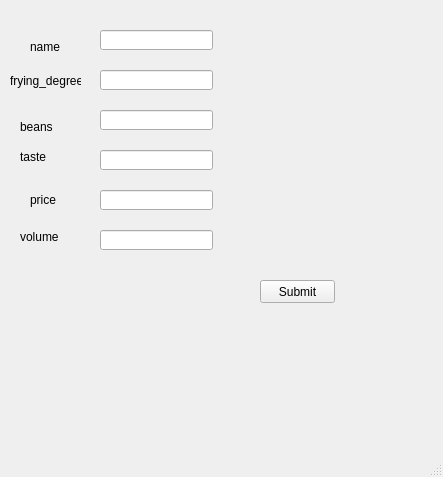
<?xml version="1.0" encoding="UTF-8"?>
<ui version="4.0">
 <class>MainWindow</class>
 <widget class="QMainWindow" name="MainWindow">
  <property name="geometry">
   <rect>
    <x>0</x>
    <y>0</y>
    <width>443</width>
    <height>477</height>
   </rect>
  </property>
  <property name="windowTitle">
   <string>MainWindow</string>
  </property>
  <widget class="QWidget" name="centralwidget">
   <widget class="QLineEdit" name="lineEdit">
    <property name="geometry">
     <rect>
      <x>100</x>
      <y>30</y>
      <width>113</width>
      <height>20</height>
     </rect>
    </property>
   </widget>
   <widget class="QLineEdit" name="lineEdit_2">
    <property name="geometry">
     <rect>
      <x>100</x>
      <y>70</y>
      <width>113</width>
      <height>20</height>
     </rect>
    </property>
   </widget>
   <widget class="QLineEdit" name="lineEdit_3">
    <property name="geometry">
     <rect>
      <x>100</x>
      <y>110</y>
      <width>113</width>
      <height>20</height>
     </rect>
    </property>
   </widget>
   <widget class="QLineEdit" name="lineEdit_4">
    <property name="geometry">
     <rect>
      <x>100</x>
      <y>150</y>
      <width>113</width>
      <height>20</height>
     </rect>
    </property>
   </widget>
   <widget class="QLineEdit" name="lineEdit_5">
    <property name="geometry">
     <rect>
      <x>100</x>
      <y>190</y>
      <width>113</width>
      <height>20</height>
     </rect>
    </property>
   </widget>
   <widget class="QLineEdit" name="lineEdit_6">
    <property name="geometry">
     <rect>
      <x>100</x>
      <y>230</y>
      <width>113</width>
      <height>20</height>
     </rect>
    </property>
   </widget>
   <widget class="QLabel" name="label_2">
    <property name="geometry">
     <rect>
      <x>30</x>
      <y>40</y>
      <width>47</width>
      <height>13</height>
     </rect>
    </property>
    <property name="text">
     <string>name</string>
    </property>
   </widget>
   <widget class="QLabel" name="label_3">
    <property name="geometry">
     <rect>
      <x>10</x>
      <y>70</y>
      <width>71</width>
      <height>21</height>
     </rect>
    </property>
    <property name="text">
     <string>frying_degree</string>
    </property>
   </widget>
   <widget class="QLabel" name="label_4">
    <property name="geometry">
     <rect>
      <x>20</x>
      <y>120</y>
      <width>47</width>
      <height>13</height>
     </rect>
    </property>
    <property name="text">
     <string>beans</string>
    </property>
   </widget>
   <widget class="QLabel" name="label_5">
    <property name="geometry">
     <rect>
      <x>30</x>
      <y>190</y>
      <width>47</width>
      <height>20</height>
     </rect>
    </property>
    <property name="text">
     <string>price</string>
    </property>
   </widget>
   <widget class="QLabel" name="label_6">
    <property name="geometry">
     <rect>
      <x>20</x>
      <y>230</y>
      <width>47</width>
      <height>13</height>
     </rect>
    </property>
    <property name="text">
     <string>volume</string>
    </property>
   </widget>
   <widget class="QPushButton" name="pushButton">
    <property name="geometry">
     <rect>
      <x>260</x>
      <y>280</y>
      <width>75</width>
      <height>23</height>
     </rect>
    </property>
    <property name="text">
     <string>Submit</string>
    </property>
   </widget>
   <widget class="QLabel" name="label">
    <property name="geometry">
     <rect>
      <x>20</x>
      <y>150</y>
      <width>47</width>
      <height>13</height>
     </rect>
    </property>
    <property name="text">
     <string>taste</string>
    </property>
   </widget>
  </widget>
  <widget class="QMenuBar" name="menubar">
   <property name="geometry">
    <rect>
     <x>0</x>
     <y>0</y>
     <width>443</width>
     <height>21</height>
    </rect>
   </property>
  </widget>
  <widget class="QStatusBar" name="statusbar"/>
 </widget>
 <resources/>
 <connections/>
</ui>
